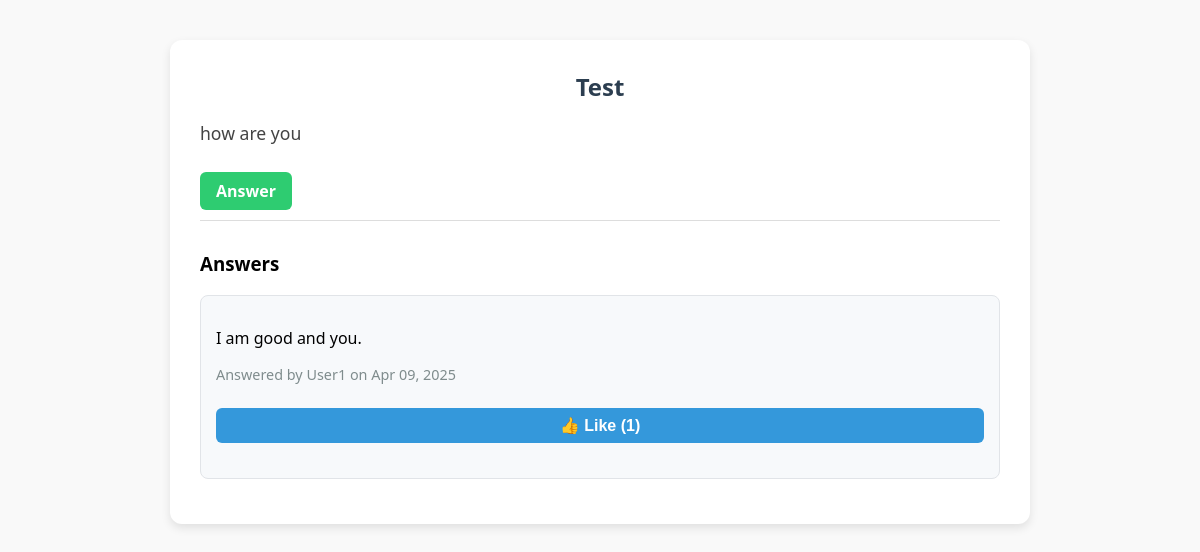
The app's page /question/3/ (signed in) with its own data.
### core/models.py (models this page shows, shortened)
class Question(models.Model):
    user = models.ForeignKey(User, on_delete=models.CASCADE)
    title = models.CharField(max_length=255)
    body = models.TextField()
    created_at = models.DateTimeField(auto_now_add=True)

class Answer(models.Model):
    user = models.ForeignKey(User, on_delete=models.CASCADE)
    question = models.ForeignKey(Question, on_delete=models.CASCADE)
    body = models.TextField()
    created_at = models.DateTimeField(auto_now_add=True)

### core/views.py (the view)
# urls.py: path('question/<int:pk>/', views.question_detail, name='question_detail'),
@login_required
def question_detail(request, pk):
    question = get_object_or_404(Question.objects.select_related('user'), pk=pk)
    answers = (
        Answer.objects
        .filter(question=question)
        .select_related('user', 'question')
        .prefetch_related('like_set')
        .annotate(num_likes=Count('like'))
        .order_by('-num_likes', '-created_at')
    )
    return render(request, 'question_detail.html', {'question': question, 'answers': answers})

### core/templates/question_detail.html (shortened to what this page needs)
{% extends 'base.html' %}
{% block content %}
  <div class="question-header">
    <h2>{{ question.title }}</h2>
    <p class="question-body">{{ question.body }}</p>
    <a href="{% url 'answer_question' question.pk %}" class="answer-btn">Answer</a>
  </div>
  <div class="answer-section">
    <h3>Answers</h3>
    {% if answers %}
      {% for answer in answers %}
        <div class="answer-card">
          <p>{{ answer.body }}</p>
          <p class="answer-meta">
            Answered by {{ answer.user.username }} on {{ answer.created_at|date:"M d, Y" }}
          </p>
          <form method="post" action="{% url 'like_answer' answer.pk %}">
            <button type="submit" class="like-btn">👍 Like ({{ answer.like_set.count }})</button>
          </form>
        </div>
      {% endfor %}
    {% else %}
      <p>No answers yet. Be the first to contribute!</p>
    {% endif %}
  </div>
{% endblock %}

### core/static/css/base.css (style rules this page uses)
body { font-family: 'Segoe UI', sans-serif; background-color: #f9f9f9; margin: 0; padding: 0; }
h1, h2 { text-align: center; color: #2c3e50; }
form input[type="text"], form input[type="password"], form input[type="email"], form input[type="submit"], form button { width: 100%; padding: 10px 12px; margin: 10px 0 20px 0; border: 1px solid #ccc; border-radius: 6px; font-size: 1em; }
form button { background-color: #3498db; color: white; border: none; font-weight: bold; cursor: pointer; }
.question-header { margin-bottom: 20px; padding-bottom: 10px; border-bottom: 1px solid #ddd; }
.question-header h2 { margin: 0; color: #2c3e50; }
.question-body { font-size: 1.1em; color: #444; }
.answer-section { margin-top: 30px; }
.answer-card { background-color: #f7f9fb; padding: 15px; margin-bottom: 15px; border-radius: 8px; border: 1px solid #e1e4e8; }
.answer-meta { font-size: 0.9em; color: #7f8c8d; margin-top: 5px; }
.answer-card form { margin-top: 10px; }
button.like-btn { background-color: #3498db; color: white; border: none; padding: 8px 14px; border-radius: 6px; cursor: pointer; font-weight: bold; }
.answer-btn { display: inline-block; margin-top: 10px; background-color: #2ecc71; color: white; padding: 8px 16px; border-radius: 6px; text-decoration: none; font-weight: bold; }
form input[type="text"], form textarea, form button { width: 100%; padding: 10px 14px; margin: 10px 0 20px; border: 1px solid #ccc; border-radius: 6px; font-size: 1em; }

### records on screen
Question: title "Test", body "how are you"
Answer: body "I am good and you.", user.username "User1", created_at "Apr 09, 2025", like_set.count "1"
